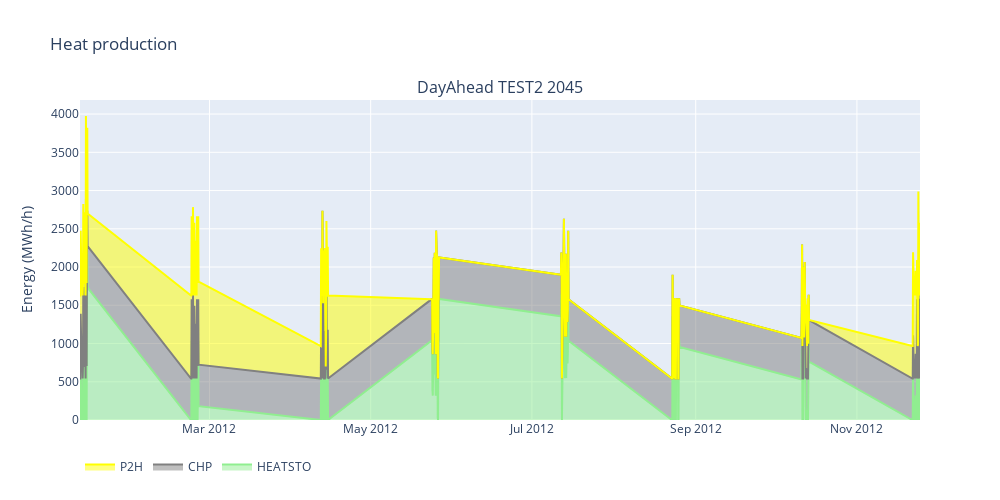

The notebook cell saved with this chart:
### Markdown cell above
### 12.2 Plot B: Heat production

### Code cell
figB = make_subplots(rows=1*len(y)*1, cols=1,subplot_titles=title_subplots, vertical_spacing = 0.05)

for year in y:
    #Production
    for i in prod_list:
        figB.add_trace(go.Scatter(x=table.loc[(table['YYY'] == int(year))].timestamp, 
                                 y=table.loc[(table['YYY'] == int(year))][i],name=i,
                                 mode = 'lines',
                                 stackgroup = stackgroup,
                                 line =  dict(color = prodcolors[prod_list.index(i)]), 
                                 showlegend= legend_condition), 
                        row= name_subplots.index(market+scenario+str(year))+1, col=1)



figB.update_layout(
    title="Heat production",
)  
figB.update_yaxes(title_text="Energy (MWh/h)", secondary_y=False)
figB.update_layout(legend_orientation="h",width=1000,height=500)
figB.show()

### Figure 1 — Plotly figure (JSON) as saved in the notebook; plotly's stock layout.template omitted (floating-point values rounded to 4 significant figures; data arrays with more than 128 entries replaced by an {"elided": "..."} marker saying what was removed)
{"data": [{"line": {"color": "lightgreen"}, "mode": "lines", "name": "HEATSTO", "showlegend": true, "stackgroup": "one", "type": "scatter", "x": {"elided": "192 str values"}, "xaxis": "x", "y": {"elided": "192 float values"}, "yaxis": "y"}, {"line": {"color": "grey"}, "mode": "lines", "name": "CHP", "showlegend": true, "stackgroup": "one", "type": "scatter", "x": {"elided": "192 str values"}, "xaxis": "x", "y": {"elided": "192 float values"}, "yaxis": "y"}, {"line": {"color": "yellow"}, "mode": "lines", "name": "P2H", "showlegend": true, "stackgroup": "one", "type": "scatter", "x": {"elided": "192 str values"}, "xaxis": "x", "y": {"elided": "192 float values"}, "yaxis": "y"}], "layout": {"annotations": [{"font": {"size": 16}, "showarrow": false, "text": "DayAhead TEST2 2045", "x": 0.5, "xanchor": "center", "xref": "paper", "y": 1, "yanchor": "bottom", "yref": "paper"}], "height": 500, "legend": {"orientation": "h"}, "title": {"text": "Heat production"}, "width": 1000, "xaxis": {"anchor": "y", "domain": [0, 1]}, "yaxis": {"anchor": "x", "domain": [0, 1], "title": {"text": "Energy (MWh/h)"}}}}
